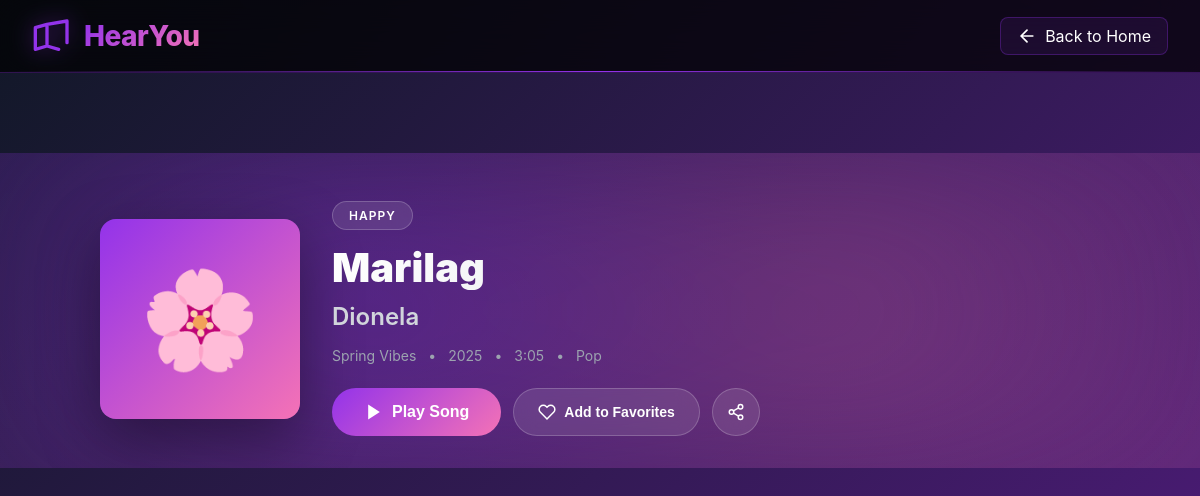
/song-detail.php?id=3, run on the app's committed database.
### tables this page shows
CREATE TABLE IF NOT EXISTS songs (
    id INT AUTO_INCREMENT PRIMARY KEY,
    title VARCHAR(255) NOT NULL,
    artist VARCHAR(255) NOT NULL,
    emotion ENUM('sad', 'happy', 'calm', 'energetic') NOT NULL,
    cover VARCHAR(10) DEFAULT '🎵',
    duration VARCHAR(10) NOT NULL,
    file_path VARCHAR(500) NOT NULL,
    album VARCHAR(255),
    release_year INT,
    genre VARCHAR(100),
    play_count INT DEFAULT 0,
    created_at TIMESTAMP DEFAULT CURRENT_TIMESTAMP,
    updated_at TIMESTAMP DEFAULT CURRENT_TIMESTAMP ON UPDATE CURRENT_TIMESTAMP,
    INDEX idx_emotion (emotion),
    INDEX idx_artist (artist)
);

### song-detail.php (the view, shortened to what this page needs)
<?php
$song_id = isset($_GET['id']) ? intval($_GET['id']) : 0;
$database = new Database();
$db = $database->getConnection();
try {
    $query = "SELECT * FROM songs WHERE id = :id LIMIT 1";
    $stmt = $db->prepare($query);
    $stmt->bindParam(':id', $song_id);
    $stmt->execute();
    $song = $stmt->fetch(PDO::FETCH_ASSOC);
} catch (PDOException $e) {
    header('Location: index.php');
    exit;
}
$song['description'] = $descriptions[$song_id] ?? "A beautiful musical composition that captures the essence of " . $song['emotion'] . " emotions.";
$song['artist_bio'] = $artist_bios[$song['artist']] ?? $song['artist'] . " is a talented artist creating amazing music.";
?>
<!DOCTYPE html>
<html lang="en">
<head>
    <link rel="stylesheet" href="assets/css/style.css">
    <link rel="stylesheet" href="assets/css/song-detail.css">
</head>
<body class="song-detail-page">
    <header class="header">
        <div class="logo">
            <svg class="logo-icon" viewBox="0 0 24 24" fill="none" stroke="currentColor">
                <path d="M9 18V5l12-2v13M9 18l-7 2V7l7-2M9 18l7 2" stroke-width="2" stroke-linecap="round" stroke-linejoin="round"/>
            </svg>
            <h1>HearYou</h1>
        </div>
        <div class="header-actions">
            <a href="index.php" class="btn-back">
                <svg viewBox="0 0 24 24" fill="none" stroke="currentColor">
                    <path d="M19 12H5M12 19l-7-7 7-7" stroke-width="2" stroke-linecap="round"/>
                </svg>
                Back to Home
            </a>
        </div>
    </header>
    <div class="song-detail-container">
        <section class="song-hero">
            <div class="hero-background"></div>
            <div class="hero-content">
                <div class="song-cover-large">
                    <?php echo $song['cover']; ?>
                </div>
                <div class="song-info-main">
                    <div class="song-badge"><?php echo ucfirst($song['emotion']); ?></div>
                    <h1 class="song-title-large"><?php echo htmlspecialchars($song['title']); ?></h1>
                    <h2 class="song-artist-large"><?php echo htmlspecialchars($song['artist']); ?></h2>
                    <div class="song-meta">
                        <span><?php echo $song['album'] ?? 'Single'; ?></span>
                        <span>•</span>
                        <span><?php echo $song['release_year'] ?? date('Y'); ?></span>
                        <span>•</span>
                        <span><?php echo $song['duration']; ?></span>
                        <span>•</span>
                        <span><?php echo $song['genre'] ?? 'Music'; ?></span>
                    </div>
                    <div class="song-actions-main">
                        <button class="btn-play-large" onclick="playSong(<?php echo $song['id']; ?>)">
                            <svg viewBox="0 0 24 24" fill="currentColor">
                                <polygon points="5 3 19 12 5 21 5 3"/>
                            </svg>
                            Play Song
                        </button>
                        <button class="btn-favorite-large" onclick="toggleFavorite(<?php echo $song['id']; ?>)">
                            <svg viewBox="0 0 24 24" fill="none" stroke="currentColor">
                                <path d="M20.84 4.61a5.5 5.5 0 0 0-7.78 0L12 5.67l-1.06-1.06a5.5 5.5 0 0 0-7.78 7.78l1.06 1.06L12 21.23l7.78-7.78 1.06-1.06a5.5 5.5 0 0 0 0-7.78z" stroke-width="2"/>
                            </svg>
                            Add to Favorites
                        </button>
                        <button class="btn-share" onclick="shareSong()">
                        </button>
                    </div>
                </div>
            </div>
        </section>
        <div class="song-content">
        </div>
    </div>
</body>
</html>

### assets/css/style.css (style rules this page uses)
* { margin: 0; padding: 0; box-sizing: border-box; }
:root { --purple-600: #9333ea; --purple-700: #7e22ce; --purple-900: #581c87; --pink-400: #f472b6; --pink-500: #ec4899; --gray-900: #111827; --gray-800: #1f2937; --gray-700: #374151; --gray-400: #9ca3af; --gray-300: #d1d5db; }
body { font-family: -apple-system, BlinkMacSystemFont, 'Segoe UI', Roboto, Oxygen, Ubuntu, sans-serif; background: linear-gradient(135deg, var(--gray-900) 0%, var(--purple-900) 50%, var(--gray-900) 100%); color: white; height: 100vh; overflow: hidden; }
.header { background: rgba(0, 0, 0, 0.7); backdrop-filter: blur(20px); padding: 1rem 2rem; display: flex; align-items: center; justify-content: space-between; border-bottom: 1px solid rgba(147, 51, 234, 0.3); position: relative; z-index: 100; }
.header::after { content: ''; position: absolute; bottom: 0; left: 0; right: 0; height: 1px; background: linear-gradient(90deg, transparent, var(--purple-600), transparent); }
.logo { display: flex; align-items: center; gap: 0.75rem; transition: transform 0.3s; }
.logo-icon { width: 2.5rem; height: 2.5rem; color: var(--purple-600); filter: drop-shadow(0 0 10px rgba(147, 51, 234, 0.5)); }
.logo h1 { font-size: 1.75rem; font-weight: 800; background: linear-gradient(135deg, var(--purple-600), var(--pink-400)); -webkit-background-clip: text; -webkit-text-fill-color: transparent; background-clip: text; letter-spacing: -0.5px; }
.header-actions { display: flex; align-items: center; gap: 1.5rem; }
body.song-detail-page { overflow-y: auto !important; height: auto !important; }
body.song-detail-page .song-detail-container { min-height: 100vh; height: auto; overflow-y: visible; padding-bottom: 120px; }

### data on the page
songs: cover "🌸", emotion "HAPPY", title "Marilag", artist "Dionela", album "Spring Vibes", release_year "2025", duration "3:05", genre "Pop"
